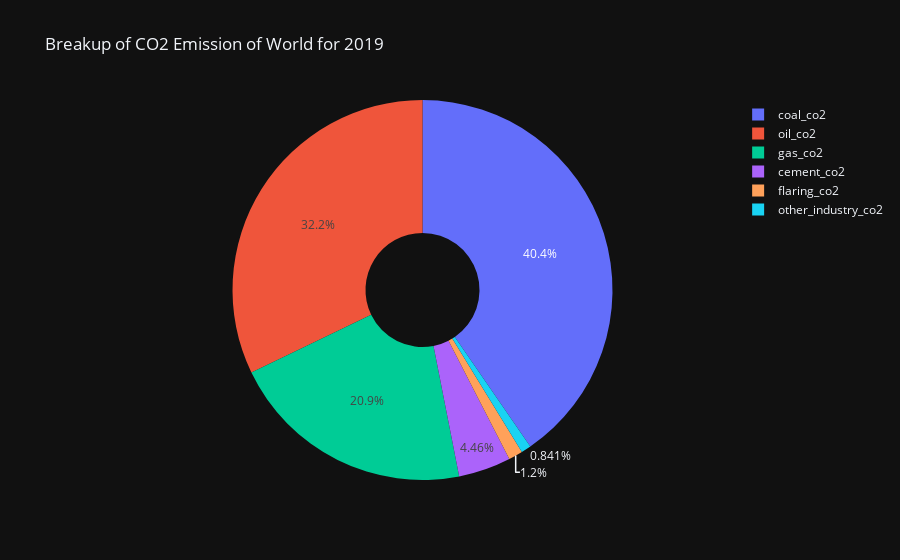

This figure's notebook cell:
### Code cell
px.pie(pie_breakup_world_df[pie_breakup_world_df["value"] > 0], names="variable", values="value", template="plotly_dark",title="Breakup of CO2 Emission of World for 2019", hole=.3)

### Figure 1 — Plotly figure (JSON) as saved in the notebook; plotly's stock layout.template omitted (floating-point values rounded to 4 significant figures)
{"data": [{"domain": {"x": [0, 1], "y": [0, 1]}, "hole": 0.3, "hovertemplate": "variable=%{label}<br>value=%{value}<extra></extra>", "labels": ["cement_co2", "coal_co2", "flaring_co2", "gas_co2", "oil_co2", "other_industry_co2"], "legendgroup": "", "name": "", "showlegend": true, "type": "pie", "values": [3217.0, 29140.0, 869.2, 15110.0, 23200.0, 606.4]}], "layout": {"legend": {"tracegroupgap": 0}, "title": {"text": "Breakup of CO2 Emission of World for 2019"}}}
